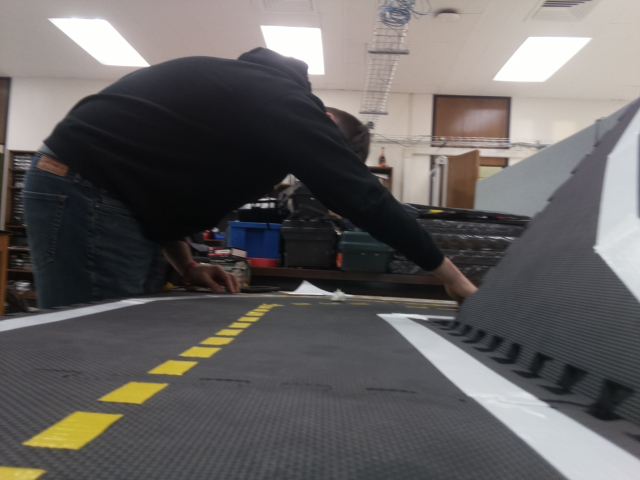
#> input picture peripherals/camera/new_road_images/road0.jpg, 640 x 480 px; its folder holds only this picture in this run
$ jupyter execute FindLanes3.ipynb
#> lines starting #> are read from the running program, lines starting #| are printed output that depends on the picture; after the words box and inside, x2 and y2 are one past the last pixel; in counts of white or black regions, pixels touching at a corner belong together
[cell 1]
import matplotlib.pyplot as plt
import matplotlib.image as mpimg
import numpy as np
import cv2
import math
import glob

[cell 2]
def show_images(images, cmap=None):
    cols = 2
    rows = (len(images)+1)//cols

    plt.figure(figsize=(20, 22))
    for i, image in enumerate(images):
        plt.subplot(rows, cols, i+1)
        # use gray scale color map if there is only one channel
        cmap = 'gray' if len(image.shape)==2 else cmap
        plt.imshow(image, cmap=cmap)
        plt.xticks([])
        plt.yticks([])
    plt.tight_layout(pad=0, h_pad=0, w_pad=0)
    plt.show()

[cell 3]
test_images = [plt.imread(path) for path in glob.glob('new_road_images/*.jpg')]
#> test_images = 1 item

[cell 4]
def region_of_interest(img, vertices):
    mask = np.zeros_like(img)
    match_mask_color = 255
    cv2.fillPoly(mask, vertices, match_mask_color)
    masked_image = cv2.bitwise_and(img, mask)
    return masked_image

[cell 5]
def draw_lines(img, lines, color=[255, 0, 0], thickness=3):
    if lines is None:
        return
    img = np.copy(img)
    line_img = np.zeros((img.shape[0], img.shape[1], 3), dtype=np.uint8)
    for line in lines:
        for x1, y1, x2, y2 in line:
            cv2.line(line_img, (x1, y1), (x2, y2), color, thickness)
    img = cv2.addWeighted(img, 0.8, line_img, 1.0, 0.0)
    distancex1 = x2 - x1
    distancex2 = x2 - y1
    distancey1 = y2 - y1
    distancey2 = y2 - x1
    cv2.line(line_img,  (distancex1, distancex2), (distancey1, distancey2), color, thickness)
    return img

[cell 6]
def make_line_points(y1, y2, line):
    """
    Convert a line represented in slope and intercept into pixel points
    """
    if line is None:
        return None

    slope, intercept = line

    # make sure everything is integer as cv2.line requires it
    x1 = int((y1 - intercept)/slope)
    x2 = int((y2 - intercept)/slope)
    y1 = int(y1)
    y2 = int(y2)

    return ((x1, y1), (x2, y2))

[cell 7]
def average_slope_intercept(lines):
    left_lines    = [] # (slope, intercept)
    left_weights  = [] # (length,)
    right_lines   = [] # (slope, intercept)
    right_weights = [] # (length,)

    for line in lines:
        for x1, y1, x2, y2 in line:
            if x2==x1:
                continue # ignore a vertical line
            slope = (y2-y1)/(x2-x1)
            intercept = y1 - slope*x1
            length = np.sqrt((y2-y1)**2+(x2-x1)**2)
            if slope < 0: # y is reversed in image
                left_lines.append((slope, intercept))
                left_weights.append((length))
            else:
                right_lines.append((slope, intercept))
                right_weights.append((length))

    # add more weight to longer lines
    left_lane  = np.dot(left_weights,  left_lines) /np.sum(left_weights)  if len(left_weights) >0 else None
    right_lane = np.dot(right_weights, right_lines)/np.sum(right_weights) if len(right_weights)>0 else None

    return left_lane, right_lane # (slope, intercept), (slope, intercept)

[cell 8]
def lane_lines(image, lines):
    left_lane, right_lane = average_slope_intercept(lines)

    y1 = image.shape[0] # bottom of the image
    y2 = y1*0.6         # slightly lower than the middle

    left_line  = make_line_points(y1, y2, left_lane)
    right_line = make_line_points(y1, y2, right_lane)

    return left_line, right_line

[cell 9]
def draw_lane_lines(image, lines, color=[255, 0, 0], thickness=20):
    # make a separate image to draw lines and combine with the orignal later
    line_image = np.zeros_like(image)
    for line in lines:
        if line is not None:
            cv2.line(line_image, *line,  color, thickness)
    # image1 * α + image2 * β + λ
    # image1 and image2 must be the same shape.
    return cv2.addWeighted(image, 1.0, line_image, 0.95, 0.0)

[cell 10]
def convert_hls(image):
    return cv2.cvtColor(image, cv2.COLOR_RGB2HLS)

def select_white_yellow(image):
    converted = convert_hls(image)
    # white color mask
    lower = np.uint8([  0, 200,   0])
    upper = np.uint8([255, 255, 255])
    white_mask = cv2.inRange(converted, lower, upper)
    # yellow color mask
    lower = np.uint8([ 10,   0, 100])
    upper = np.uint8([ 40, 255, 255])
    yellow_mask = cv2.inRange(converted, lower, upper)
    # combine the mask
    mask = cv2.bitwise_or(white_mask, yellow_mask)
    return cv2.bitwise_and(image, image, mask = mask)

[cell 11]
lined_images = []
for image in test_images:
    height, width, temp = image.shape
    region_of_interest_vert = [(0, height), (0, 360), (width, 360), (width, height)]
    white_yellow_image = select_white_yellow(image)
    gray_img = cv2.cvtColor(white_yellow_image, cv2.COLOR_RGB2GRAY)
    cannyed_img = cv2.Canny(gray_img, 200, 300)
    cropped_img = region_of_interest(cannyed_img, np.array([region_of_interest_vert], np.int32))
#     lines = cv2.HoughLinesP(cropped_img, rho=6, theta=np.pi/60, threshold=160,
#         lines=np.array([]), minLineLength=40, maxLineGap=25)

    lines = cv2.HoughLinesP(cropped_img, rho=1, theta=np.pi/60, threshold=10, minLineLength=40, maxLineGap=25)

    left_line, right_line = lane_lines(image, lines)
    line_image = draw_lane_lines(image, (left_line, right_line))
    lined_images.append(line_image)
#> this loop made 1 pass
#> (height, width, temp, region_of_interest_vert, lower in select_white_yellow, upper in select_white_yellow, match_mask_color in region_of_interest) on pass 1: (480, 640, 3, [(0, 480), (0, 360), (640, 360), (640, 480)], [10, 0, 100], [40, 255, 255], 255)
#> pass 1, in select_white_yellow, `white_mask = cv2.inRange(converted, lower, upper)`:
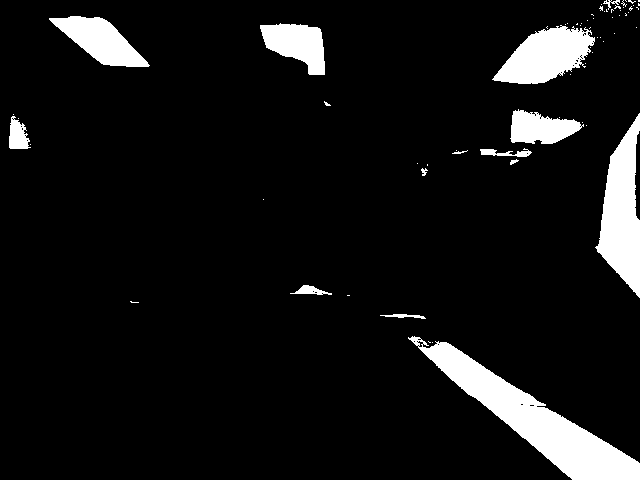
#> white_mask: shape (480, 640); 8.1% white; 68 white regions (54 under 20 px), largest, box (x1, y1, x2, y2) and area: (408, 336, 640, 480) 8657, (595, 113, 640, 298) 4736, (492, 25, 595, 84) 3660
#> pass 1, in select_white_yellow, `yellow_mask = cv2.inRange(converted, lower, upper)`:
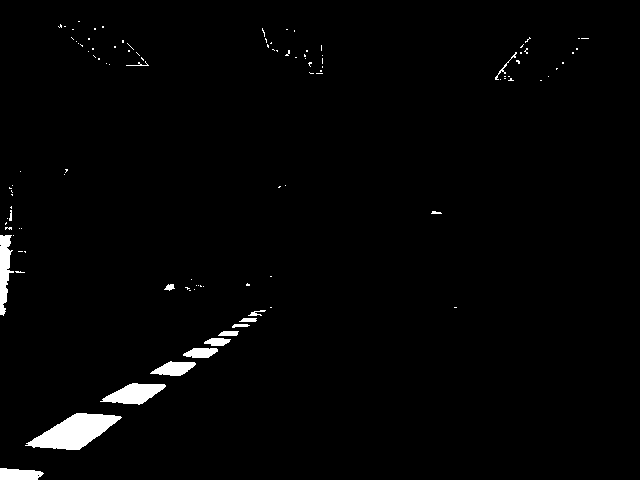
#> yellow_mask: shape (480, 640); 1.8% white; 109 white regions (93 under 20 px), largest, box (x1, y1, x2, y2) and area: (25, 413, 122, 450) 1946, (100, 383, 166, 405) 843, (0, 235, 14, 316) 673
#> pass 1, in select_white_yellow, `mask = cv2.bitwise_or(white_mask, yellow_mask)`:
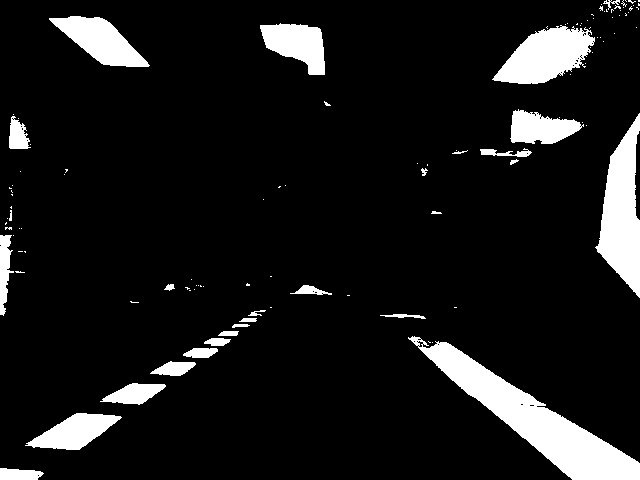
#> mask: shape (480, 640); 9.8% white; 113 white regions (85 under 20 px), largest, box (x1, y1, x2, y2) and area: (408, 336, 640, 480) 8657, (595, 113, 640, 298) 4736, (492, 25, 595, 84) 3660
#> after the loop:
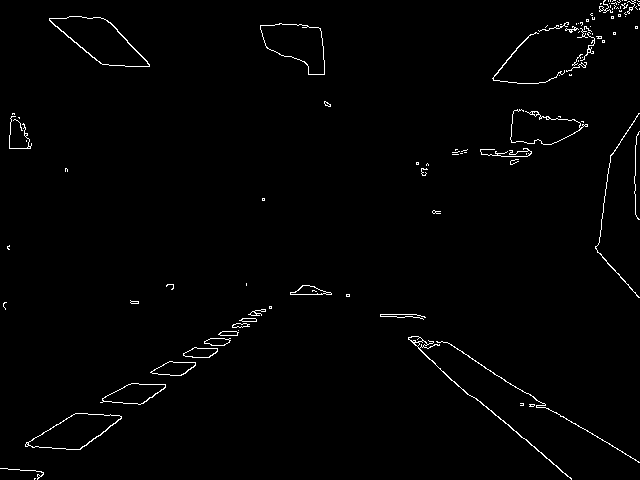
#> cannyed_img: shape (480, 640); 1.3% white in thin lines or dots
#> after the loop:
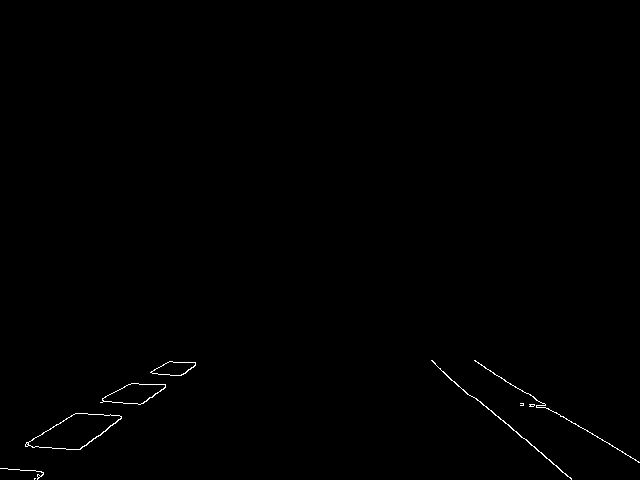
#> cropped_img: shape (480, 640); 0.34% white in thin lines or dots, all inside (x1, y1, x2, y2) = (0, 360, 640, 480)
#> after the loop:
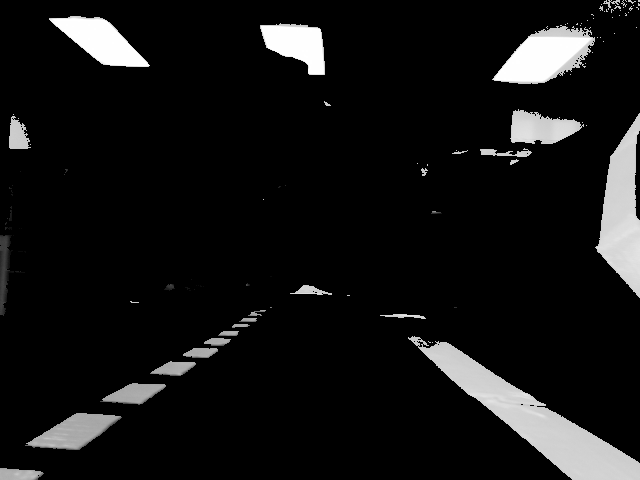
#> gray_img: shape (480, 640); min 0, max 255, mean 20.4
#> after the loop, lined_images = 1 item

show_images(lined_images)
#> in show_images, `rows = (len(images)+1)//cols`: rows = 1
#> the loop in show_images, `for i, image in enumerate(images):` made 1 pass
#> in show_images, `plt.show()`:
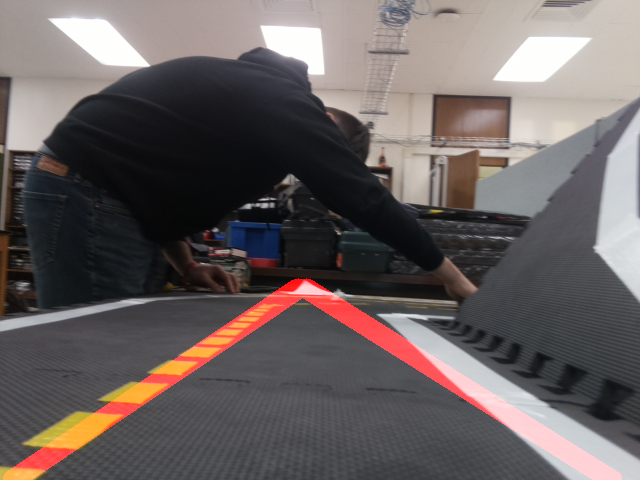
#> shown: shape (480, 640, 3); mean R, G, B 105.1, 96.8, 96

$ run again, on peripherals/camera/new_road_images/road4.jpg
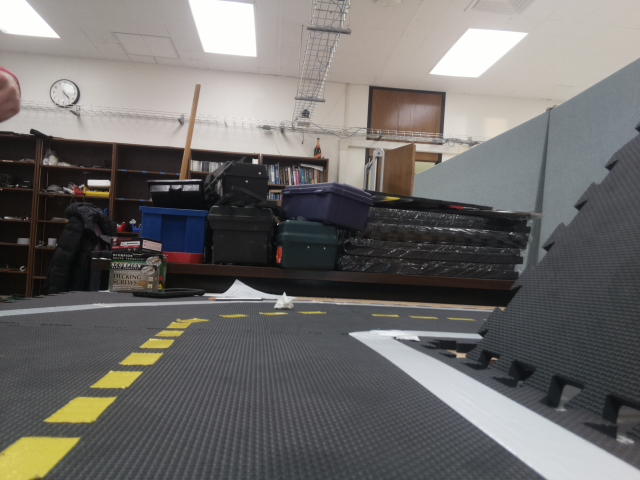
#> input picture peripherals/camera/new_road_images/road4.jpg, 640 x 480 px
#> test_images = 1 item
#> the loop `for image in test_images:` made 1 pass
#> (height, width, temp, region_of_interest_vert, lower in select_white_yellow, upper in select_white_yellow, match_mask_color in region_of_interest) on pass 1: (480, 640, 3, [(0, 480), (0, 360), (640, 360), (640, 480)], [10, 0, 100], [40, 255, 255], 255)
#> pass 1, in select_white_yellow, `white_mask = cv2.inRange(converted, lower, upper)`:
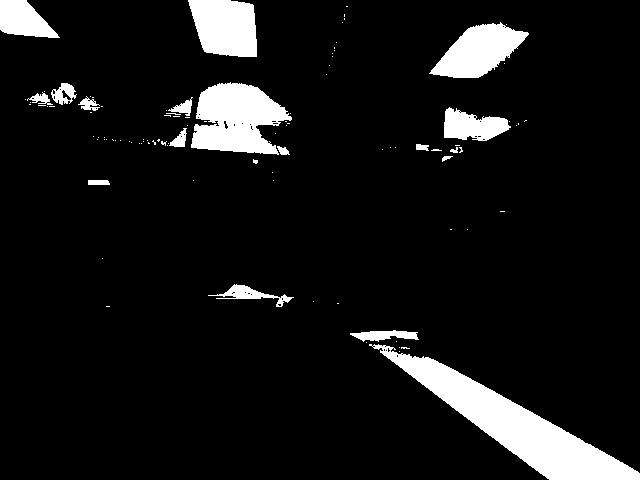
#> white_mask: shape (480, 640); 8.6% white; 102 white regions (84 under 20 px), largest, box (x1, y1, x2, y2) and area: (369, 344, 640, 480) 9450, (191, 82, 292, 155) 4912, (188, 0, 257, 57) 3240
#> rows = 1
#> the loop in show_images, `for i, image in enumerate(images):` made 1 pass
#> in show_images, `plt.show()`:
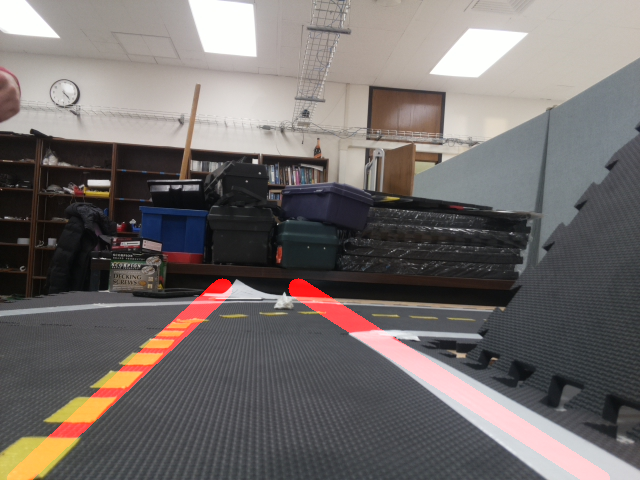
#> shown: shape (480, 640, 3); mean R, G, B 114.2, 108.1, 106.3

$ run again, on peripherals/camera/new_road_images/road5.jpg
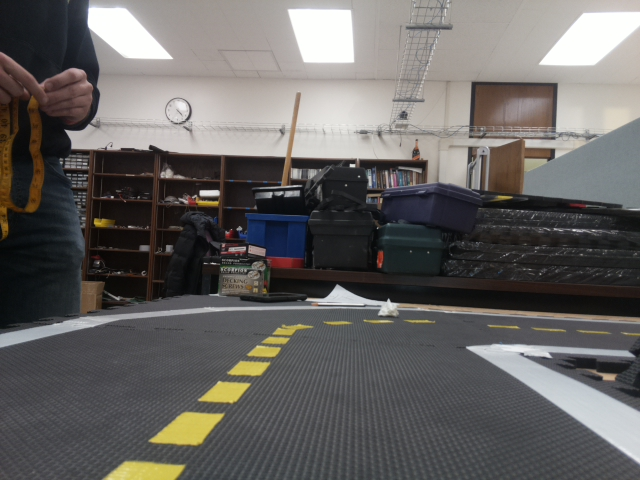
#> input picture peripherals/camera/new_road_images/road5.jpg, 640 x 480 px
#> test_images = 1 item
#> the loop `for image in test_images:` made 1 pass
#> (height, width, temp, region_of_interest_vert, lower in select_white_yellow, upper in select_white_yellow, match_mask_color in region_of_interest) on pass 1: (480, 640, 3, [(0, 480), (0, 360), (640, 360), (640, 480)], [10, 0, 100], [40, 255, 255], 255)
#> pass 1, in select_white_yellow, `white_mask = cv2.inRange(converted, lower, upper)`:
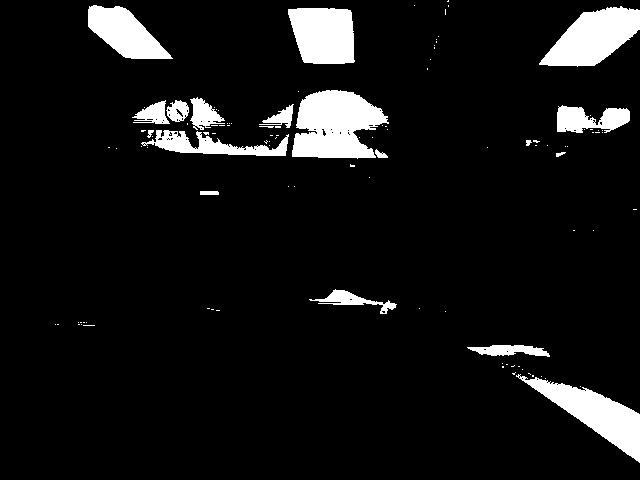
#> white_mask: shape (480, 640); 8% white; 109 white regions (90 under 20 px), largest, box (x1, y1, x2, y2) and area: (292, 90, 389, 159) 4724, (539, 6, 640, 67) 3685, (516, 374, 640, 463) 3622
#> rows = 1
#> the loop in show_images, `for i, image in enumerate(images):` made 1 pass
#> in show_images, `plt.show()`:
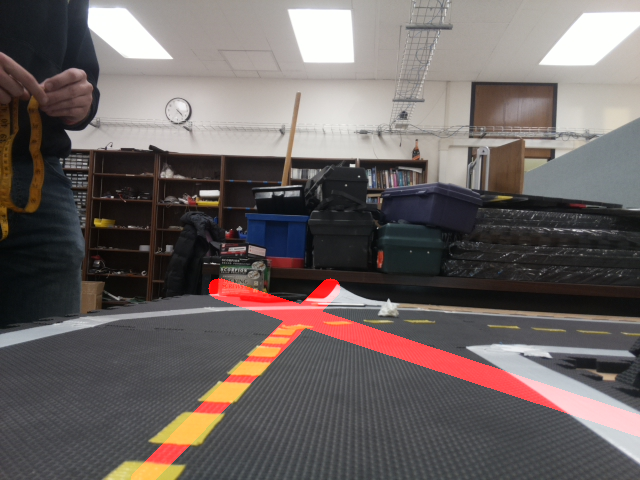
#> shown: shape (480, 640, 3); mean R, G, B 108.1, 99.5, 97.7

$ run again, on peripherals/camera/new_road_images/road6.jpg
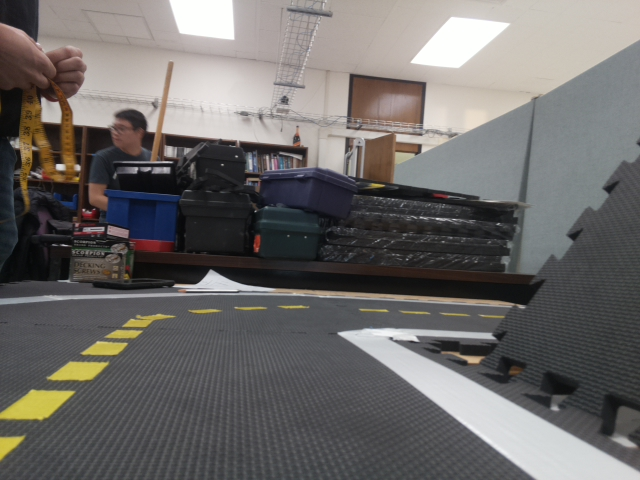
#> input picture peripherals/camera/new_road_images/road6.jpg, 640 x 480 px
#> test_images = 1 item
#> the loop `for image in test_images:` made 1 pass
#> (height, width, temp, region_of_interest_vert, lower in select_white_yellow, upper in select_white_yellow, match_mask_color in region_of_interest) on pass 1: (480, 640, 3, [(0, 480), (0, 360), (640, 360), (640, 480)], [10, 0, 100], [40, 255, 255], 255)
#> rows = 1
#> the loop in show_images, `for i, image in enumerate(images):` made 1 pass
#> in show_images, `plt.show()`:
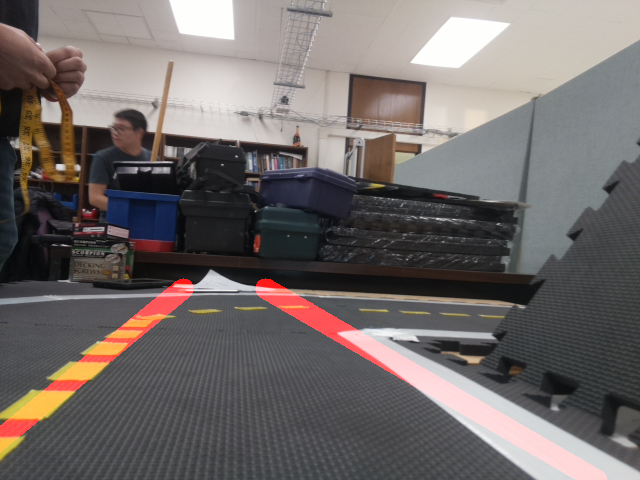
#> shown: shape (480, 640, 3); mean R, G, B 112.6, 106, 104.3
